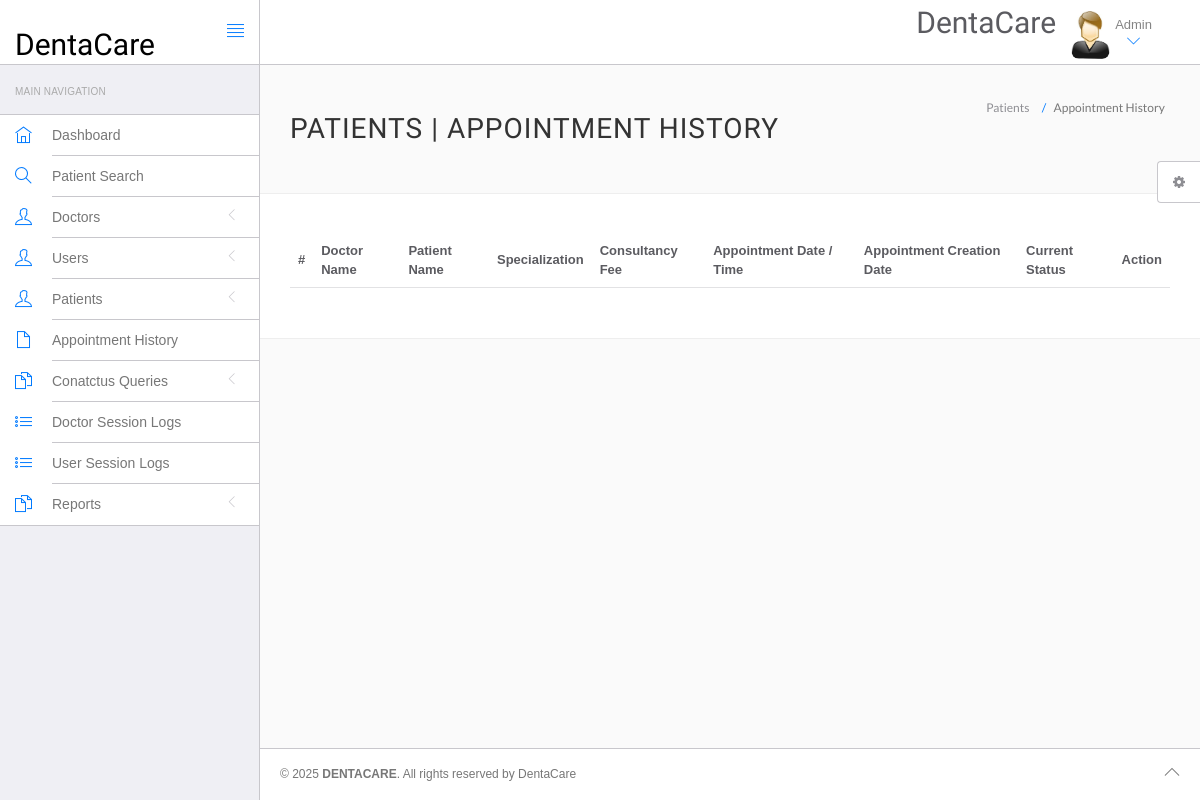
Before: /hms/admin/appointment-history.php (signed in) with the older database file.
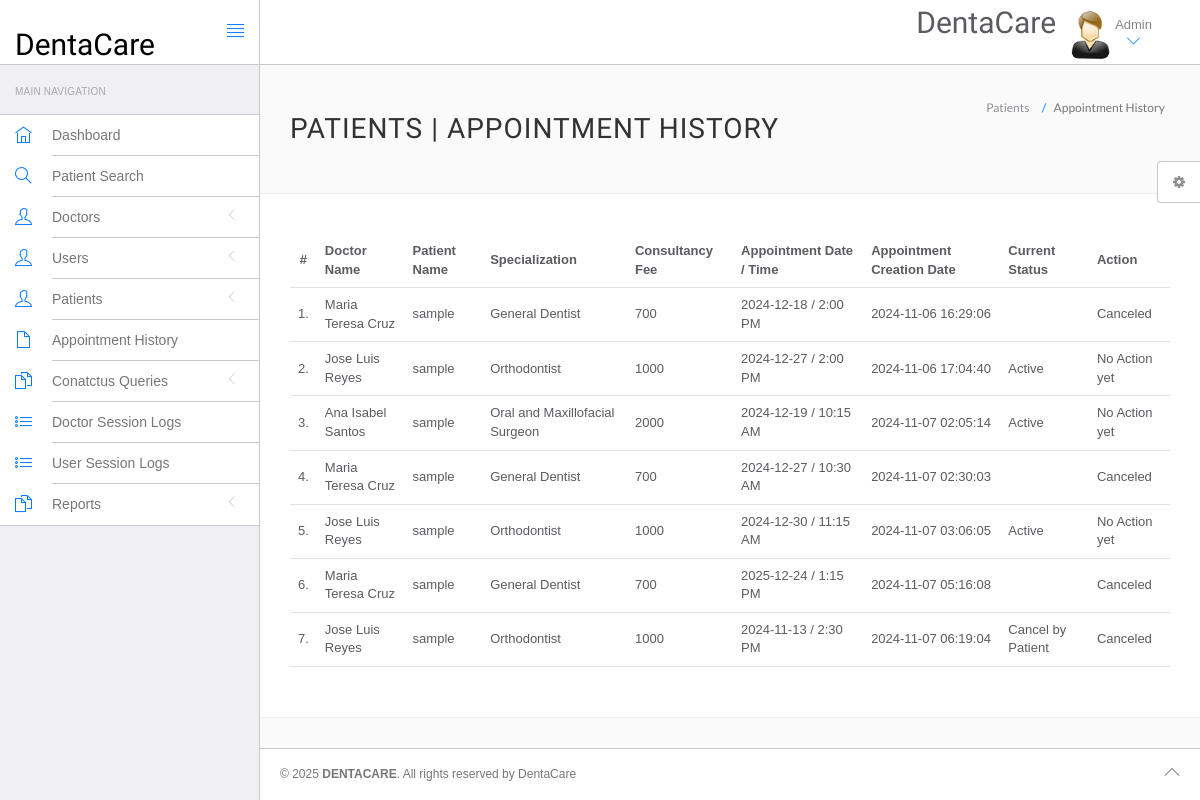
After: the same page with the newer database file.
### tables this page shows
CREATE TABLE `appointment` (
  `id` int(11) NOT NULL,
  `doctorSpecialization` varchar(255) DEFAULT NULL,
  `doctorId` int(11) DEFAULT NULL,
  `userId` int(11) DEFAULT NULL,
  `consultancyFees` int(11) DEFAULT NULL,
  `appointmentDate` varchar(255) DEFAULT NULL,
  `appointmentTime` varchar(255) DEFAULT NULL,
  `postingDate` timestamp NULL DEFAULT current_timestamp(),
  `userStatus` int(11) DEFAULT NULL,
  `doctorStatus` int(11) DEFAULT NULL,
  `updationDate` timestamp NULL DEFAULT NULL ON UPDATE current_timestamp()
);

CREATE TABLE `doctors` (
  `id` int(11) NOT NULL,
  `specilization` varchar(255) DEFAULT NULL,
  `doctorName` varchar(255) DEFAULT NULL,
  `address` longtext DEFAULT NULL,
  `docFees` varchar(255) DEFAULT NULL,
  `contactno` varchar(11) DEFAULT NULL,
  `docEmail` varchar(255) DEFAULT NULL,
  `password` varchar(255) DEFAULT NULL,
  `creationDate` timestamp NULL DEFAULT current_timestamp(),
  `updationDate` timestamp NULL DEFAULT NULL ON UPDATE current_timestamp(),
  `role` enum('doctor') NOT NULL DEFAULT 'doctor'
);

CREATE TABLE `users` (
  `id` int(11) NOT NULL,
  `fullName` varchar(255) DEFAULT NULL,
  `address` longtext DEFAULT NULL,
  `city` varchar(255) DEFAULT NULL,
  `province` varchar(255) DEFAULT NULL,
  `gender` varchar(255) DEFAULT NULL,
  `email` varchar(255) DEFAULT NULL,
  `password` varchar(255) DEFAULT NULL,
  `regDate` timestamp NULL DEFAULT current_timestamp(),
  `updationDate` timestamp NULL DEFAULT NULL ON UPDATE current_timestamp(),
  `role` enum('user') NOT NULL DEFAULT 'user',
  `profile_picture` varchar(255) DEFAULT NULL
);

### hms/admin/appointment-history.php (the view, shortened to what this page needs)
<?php
include('include/config.php');
?>
<!DOCTYPE html>
<html lang="en">
	<head>
		<link rel="stylesheet" href="vendor/bootstrap/css/bootstrap.min.css">
		<link rel="stylesheet" href="vendor/fontawesome/css/font-awesome.min.css">
		<link rel="stylesheet" href="vendor/themify-icons/themify-icons.min.css">
		<link href="vendor/animate.css/animate.min.css" rel="stylesheet" media="screen">
		<link href="vendor/perfect-scrollbar/perfect-scrollbar.min.css" rel="stylesheet" media="screen">
		<link href="vendor/switchery/switchery.min.css" rel="stylesheet" media="screen">
		<link href="vendor/bootstrap-touchspin/jquery.bootstrap-touchspin.min.css" rel="stylesheet" media="screen">
		<link href="vendor/select2/select2.min.css" rel="stylesheet" media="screen">
		<link href="vendor/bootstrap-datepicker/bootstrap-datepicker3.standalone.min.css" rel="stylesheet" media="screen">
		<link href="vendor/bootstrap-timepicker/bootstrap-timepicker.min.css" rel="stylesheet" media="screen">
		<link rel="stylesheet" href="assets/css/styles.css">
		<link rel="stylesheet" href="assets/css/plugins.css">
		<link rel="stylesheet" href="assets/css/themes/theme-1.css" id="skin_color" />
	</head>
	<body>
		<div id="app">
<?php include('include/sidebar.php');?>
			<div class="app-content">
					<?php include('include/header.php');?>
				<div class="main-content" >
					<div class="wrap-content container" id="container">
						<section id="page-title">
							<div class="row">
								<div class="col-sm-8">
									<h1 class="mainTitle">Patients  | Appointment History</h1>
																	</div>
								<ol class="breadcrumb">
									<li>
										<span>Patients </span>
									</li>
									<li class="active">
										<span>Appointment History</span>
									</li>
								</ol>
							</div>
						</section>
						<div class="container-fluid container-fullw bg-white">
									<div class="row">
								<div class="col-md-12">
									<table class="table table-hover" id="sample-table-1">
										<thead>
											<tr>
												<th class="center">#</th>
												<th class="hidden-xs">Doctor Name</th>
												<th>Patient Name</th>
												<th>Specialization</th>
												<th>Consultancy Fee</th>
												<th>Appointment Date / Time </th>
												<th>Appointment Creation Date  </th>
												<th>Current Status</th>
												<th>Action</th>
											</tr>
										</thead>
										<tbody>
<?php
$sql=mysqli_query($con,"select doctors.doctorName as docname,users.fullName as pname,appointment.*  from appointment join doctors on doctors.id=appointment.doctorId join users on users.id=appointment.userId ");
$cnt=1;
while($row=mysqli_fetch_array($sql))
{
?>
											<tr>
												<td class="center"><?php echo $cnt;?>.</td>
												<td class="hidden-xs"><?php echo $row['docname'];?></td>
												<td class="hidden-xs"><?php echo $row['pname'];?></td>
												<td><?php echo $row['doctorSpecialization'];?></td>
												<td><?php echo $row['consultancyFees'];?></td>
												<td><?php echo $row['appointmentDate'];?> / <?php echo
												 $row['appointmentTime'];?>
												</td>
												<td><?php echo $row['postingDate'];?></td>
												<td>
<?php if(($row['userStatus']==1) && ($row['doctorStatus']==1))
{
	echo "Active";
}
if(($row['userStatus']==0) && ($row['doctorStatus']==1))
{
	echo "Cancel by Patient";
}
												?></td>
												<td >
												<div class="visible-md visible-lg hidden-sm hidden-xs">
							<?php if(($row['userStatus']==1) && ($row['doctorStatus']==1))
{
echo "No Action yet";
	 } else {
		echo "Canceled";
		} ?>
												</td>
											</tr>	</div>
											<?php
$cnt=$cnt+1;
											 }?>
										</tbody>
									</table>
								</div>
							</div>
								</div>
					</div>
				</div>
			</div>
	<?php include('include/footer.php');?>
	<?php include('include/setting.php');?>
		</div>
	</body>
</html>

Changed rows visible on the page:
added appointment: doctorId.doctorName "Maria Teresa Cruz", userId.fullName "sample", doctorSpecialization "General Dentist", consultancyFees "700", appointmentDate "2024-12-18", appointmentTime "2:00 PM", postingDate "2024-11-06 16:29:06", userStatus "Canceled"
added appointment: doctorId.doctorName "Jose Luis Reyes", userId.fullName "sample", doctorSpecialization "Orthodontist", consultancyFees "1000", appointmentDate "2024-12-27", appointmentTime "2:00 PM", postingDate "2024-11-06 17:04:40", userStatus "Active"
added appointment: doctorId.doctorName "Ana Isabel Santos", userId.fullName "sample", doctorSpecialization "Oral and Maxillofacial Surgeon", consultancyFees "2000", appointmentDate "2024-12-19", appointmentTime "10:15 AM", postingDate "2024-11-07 02:05:14", userStatus "Active"
added appointment: doctorId.doctorName "Maria Teresa Cruz", userId.fullName "sample", doctorSpecialization "General Dentist", consultancyFees "700", appointmentDate "2024-12-27", appointmentTime "10:30 AM", postingDate "2024-11-07 02:30:03", userStatus "Canceled"
added appointment: doctorId.doctorName "Jose Luis Reyes", userId.fullName "sample", doctorSpecialization "Orthodontist", consultancyFees "1000", appointmentDate "2024-12-30", appointmentTime "11:15 AM", postingDate "2024-11-07 03:06:05", userStatus "Active"
added appointment: doctorId.doctorName "Maria Teresa Cruz", userId.fullName "sample", doctorSpecialization "General Dentist", consultancyFees "700", appointmentDate "2025-12-24", appointmentTime "1:15 PM", postingDate "2024-11-07 05:16:08", userStatus "Canceled"
added appointment: doctorId.doctorName "Jose Luis Reyes", userId.fullName "sample", doctorSpecialization "Orthodontist", consultancyFees "1000", appointmentDate "2024-11-13", appointmentTime "2:30 PM", postingDate "2024-11-07 06:19:04", userStatus "Cancel by Patient"
